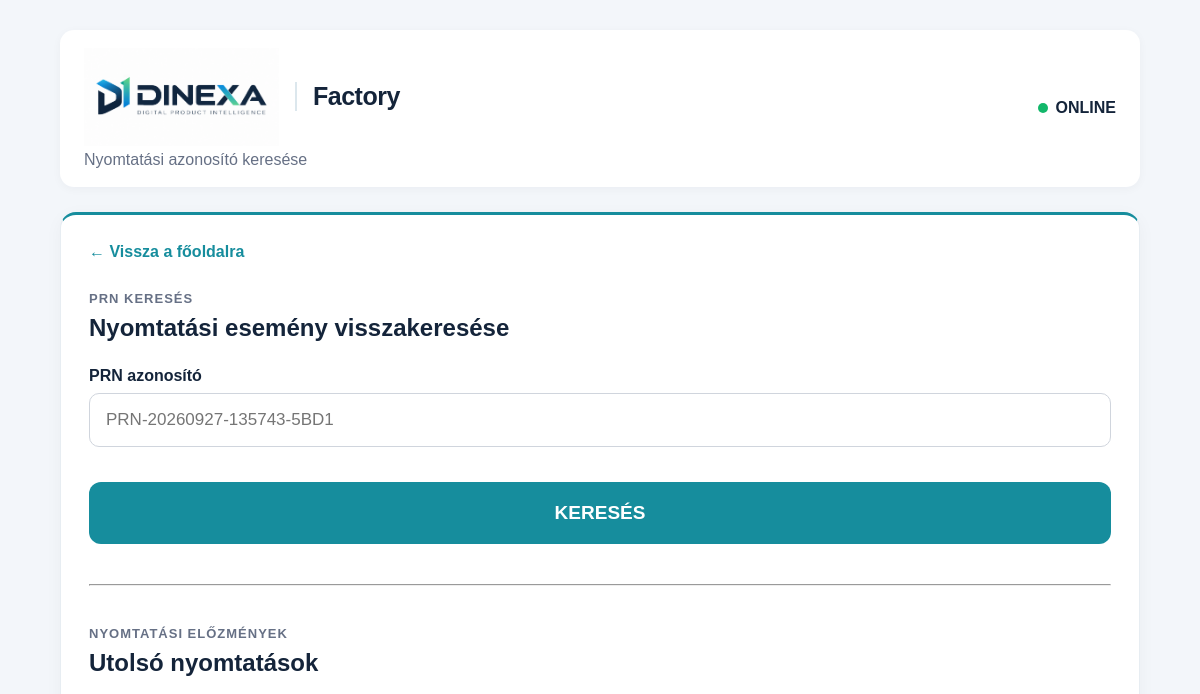
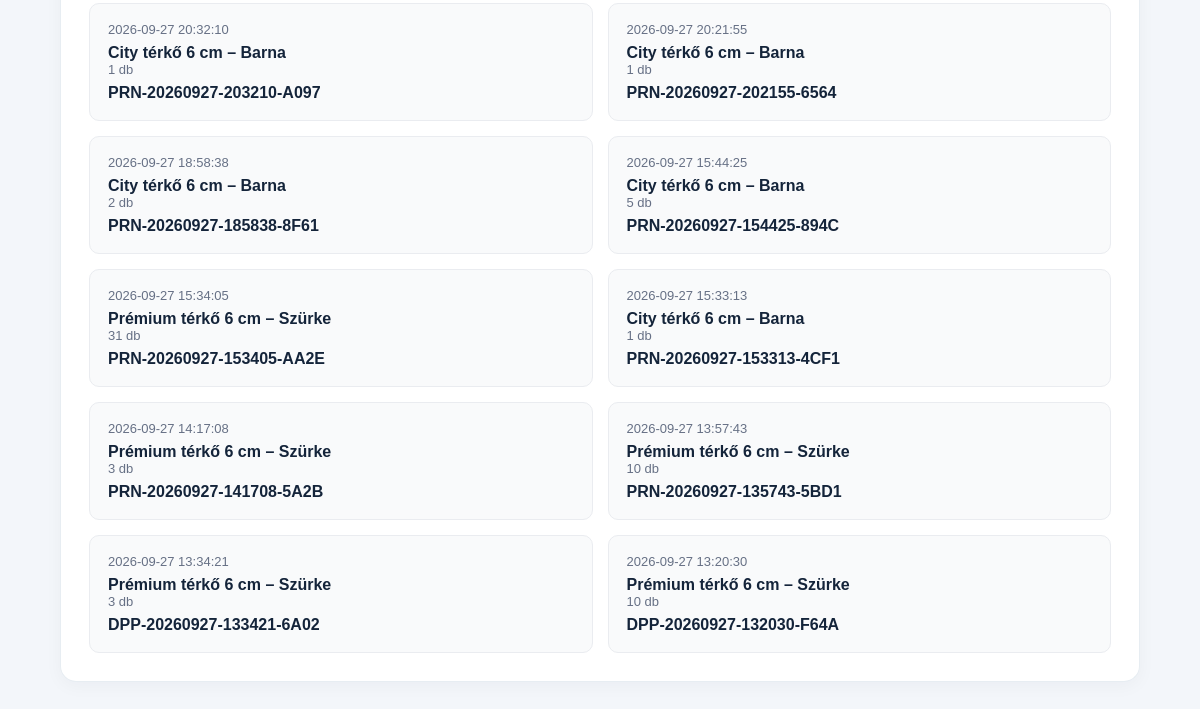
The page /search (signed in) on the database as committed earlier (2 pictures, top to bottom).
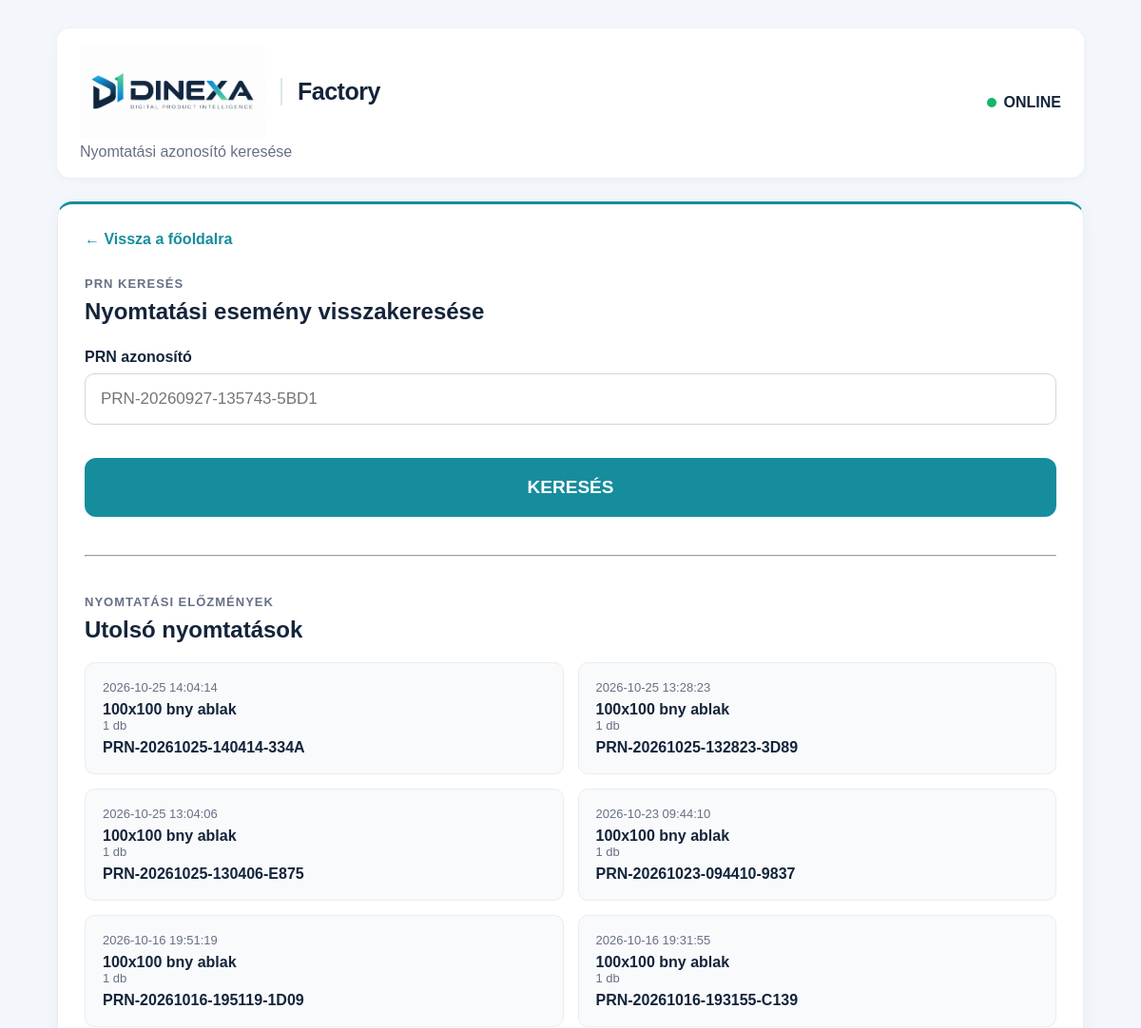
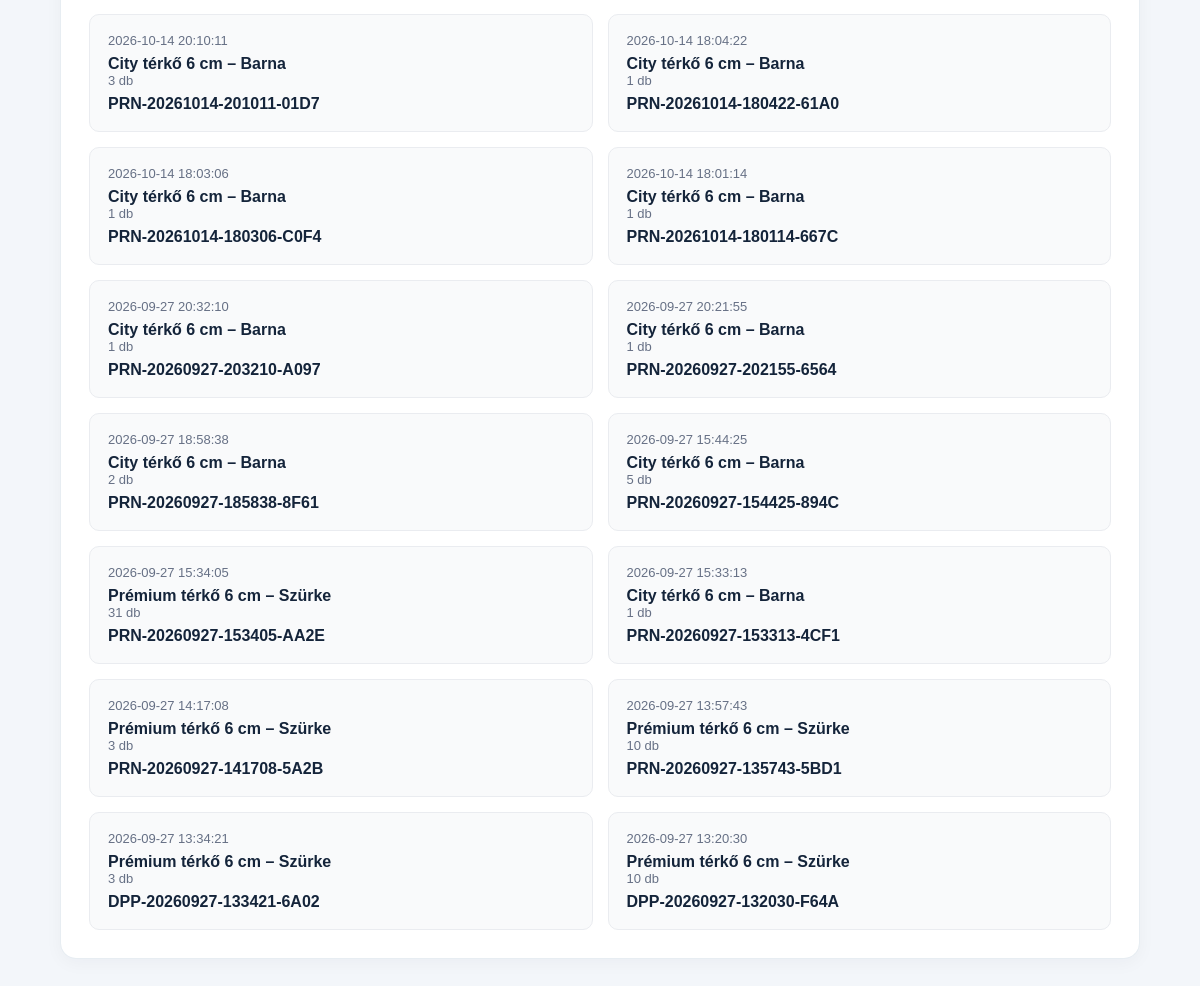
The same page on the database as committed later (2 pictures, top to bottom).
### tables this page shows
CREATE TABLE print_log (
            id INTEGER PRIMARY KEY AUTOINCREMENT,
            print_id TEXT UNIQUE NOT NULL,
            company TEXT NOT NULL,
            product TEXT NOT NULL,
            category TEXT,
            quantity INTEGER NOT NULL,
            employee_id TEXT,
            printed_at TEXT NOT NULL,
            status TEXT NOT NULL
        , product_id TEXT, synced INTEGER NOT NULL DEFAULT 0);

CREATE TABLE products (
            id INTEGER PRIMARY KEY AUTOINCREMENT,
            company_id TEXT NOT NULL,
            product_id TEXT UNIQUE NOT NULL,
            category_code TEXT NOT NULL,
            category_name TEXT NOT NULL,
            product_name TEXT NOT NULL,
            dpp_id TEXT UNIQUE NOT NULL,
            sku TEXT,
            active INTEGER NOT NULL DEFAULT 1
        , qr_file TEXT, central_category_id INTEGER, dpp_version INTEGER);

### app.py (the view, shortened to what this page needs)
@app.route("/search", methods=["GET", "POST"])
def search_print():
    if "employee_id" not in session:
        return redirect(url_for("login"))
    result = None
    searched = False
    conn = sqlite3.connect(DATABASE)
    conn.row_factory = sqlite3.Row
    cursor = conn.cursor()
    if request.method == "POST":
        print_id = request.form.get("print_id", "").strip().upper()
    else:
        print_id = request.args.get("print_id", "").strip().upper()
    cursor.execute("""
        SELECT
            print_log.*,
            users.name AS employee_name,
            products.product_name AS current_product_name
        FROM print_log
        LEFT JOIN users
            ON print_log.employee_id = users.employee_id
        LEFT JOIN products
            ON print_log.product_id = products.product_id
        ORDER BY print_log.id DESC
        LIMIT 20
    """)
    history = cursor.fetchall()
    conn.close()
    return render_template(
        "search.html",
        result=result,
        searched=searched,
        history=history
    )

### app.py (called while the page is built)
def _start_automatic_sync():
    global _SYNC_STARTED
    with _SYNC_START_LOCK:
        if _SYNC_STARTED:
            return
        _SYNC_STARTED = True
        threading.Thread(target=_automatic_sync_loop, name="dinexa-factory-sync", daemon=True).start()

@app.before_request
def _ensure_automatic_sync():
    _start_automatic_sync()
    if REACTIVATION_REQUIRED.exists():
        session.clear()
        if request.endpoint not in ("activate_workstation", "static"):
            return redirect(url_for("activate_workstation"))

### templates/search.html (shortened to what this page needs)
<!DOCTYPE html>
<html lang="hu">
<head>
    <link
        rel="stylesheet"
        href="{{ url_for('static', filename='style.css') }}"
    >
</head>
<body>
<div class="app">
    <header>
        <div>
            <div class="dinexa-brand">
                <img src="{{ url_for('static', filename='images/dinexa-logo.png') }}" alt="DINEXA">
                <span class="dinexa-product-name">Factory</span>
            </div>
            <p>Nyomtatási azonosító keresése</p>
        </div>
        <div class="online">
            <span></span>
            ONLINE
        </div>
    </header>
    <section class="print-card">
        <a href="/" class="back-link">
            ← Vissza a főoldalra
        </a>
        <p class="section-label">
            PRN KERESÉS
        </p>
        <h2>Nyomtatási esemény visszakeresése</h2>
        <form method="POST">
            <div class="form-group">
                <label for="print_id">
                    PRN azonosító
                </label>
                <input
                    type="text"
                    id="print_id"
                    name="print_id"
                    placeholder="PRN-20260927-135743-5BD1"
                    required
                >
            </div>
            <button
                type="submit"
                class="dpp-button"
            >
                KERESÉS
            </button>
        </form>
        <hr style="margin: 40px 0;">
<p class="section-label">
    NYOMTATÁSI ELŐZMÉNYEK
</p>
<h2>Utolsó nyomtatások</h2>
{% if history %}
<div class="search-grid">
    {% for log in history %}
<a
    href="{{ url_for('search_print', print_id=log['print_id']) }}"
    style="text-decoration: none; color: inherit;"
>
    <div>
        <span>{{ log["printed_at"] }}</span>
        <strong>
            {% if log["current_product_name"] %}
                {{ log["current_product_name"] }}
            {% else %}
                {{ log["product"] }}
            {% endif %}
        </strong>
        <span>
            {{ log["quantity"] }} db
        </span>
        <strong>
            {{ log["print_id"] }}
        </strong>
    </div>
</a>
    {% endfor %}
</div>
{% else %}
<div class="search-not-found">
    Még nincs nyomtatási előzmény.
</div>
{% endif %}
    </section>
</div>
</body>
</html>

Rows that differ between the two databases and show on the page:
added print_log: printed_at "2026-10-25 14:04:14", current_product_name "100x100 bny ablak", quantity "1", print_id "PRN-20261025-140414-334A"
added print_log: printed_at "2026-10-25 13:28:23", current_product_name "100x100 bny ablak", quantity "1", print_id "PRN-20261025-132823-3D89"
added print_log: printed_at "2026-10-25 13:04:06", current_product_name "100x100 bny ablak", quantity "1", print_id "PRN-20261025-130406-E875"
added print_log: printed_at "2026-10-23 09:44:10", current_product_name "100x100 bny ablak", quantity "1", print_id "PRN-20261023-094410-9837"
added print_log: printed_at "2026-10-16 19:51:19", current_product_name "100x100 bny ablak", quantity "1", print_id "PRN-20261016-195119-1D09"
added print_log: printed_at "2026-10-16 19:31:55", current_product_name "100x100 bny ablak", quantity "1", print_id "PRN-20261016-193155-C139"
added print_log: printed_at "2026-10-14 20:10:11", current_product_name "City térkő 6 cm – Barna", quantity "3", print_id "PRN-20261014-201011-01D7"
added print_log: printed_at "2026-10-14 18:04:22", current_product_name "City térkő 6 cm – Barna", quantity "1", print_id "PRN-20261014-180422-61A0"
added print_log: printed_at "2026-10-14 18:03:06", current_product_name "City térkő 6 cm – Barna", quantity "1", print_id "PRN-20261014-180306-C0F4"
added print_log: printed_at "2026-10-14 18:01:14", current_product_name "City térkő 6 cm – Barna", quantity "1", print_id "PRN-20261014-180114-667C"
